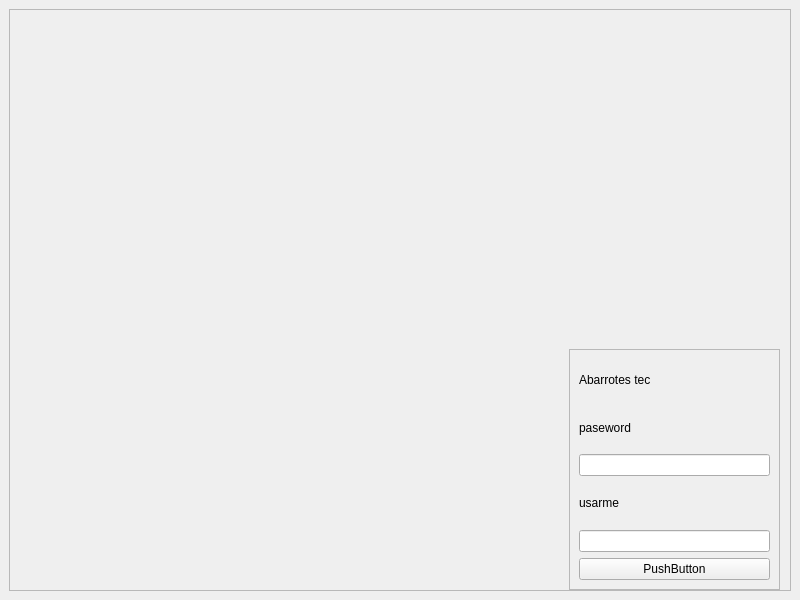
<?xml version="1.0" encoding="UTF-8"?>
<ui version="4.0">
 <class>MainWindow</class>
 <widget class="QMainWindow" name="MainWindow">
  <property name="geometry">
   <rect>
    <x>0</x>
    <y>0</y>
    <width>800</width>
    <height>600</height>
   </rect>
  </property>
  <property name="windowTitle">
   <string>MainWindow</string>
  </property>
  <widget class="QWidget" name="centralwidget">
   <layout class="QHBoxLayout" name="horizontalLayout">
    <item>
     <widget class="QFrame" name="frame">
      <property name="frameShape">
       <enum>QFrame::StyledPanel</enum>
      </property>
      <property name="frameShadow">
       <enum>QFrame::Raised</enum>
      </property>
      <widget class="QFrame" name="frame_2">
       <property name="geometry">
        <rect>
         <x>560</x>
         <y>340</y>
         <width>211</width>
         <height>241</height>
        </rect>
       </property>
       <property name="frameShape">
        <enum>QFrame::StyledPanel</enum>
       </property>
       <property name="frameShadow">
        <enum>QFrame::Raised</enum>
       </property>
       <layout class="QVBoxLayout" name="verticalLayout">
        <item>
         <widget class="QLabel" name="label">
          <property name="styleSheet">
           <string notr="true"/>
          </property>
          <property name="text">
           <string>Abarrotes tec</string>
          </property>
         </widget>
        </item>
        <item>
         <widget class="QLabel" name="label_3">
          <property name="text">
           <string>paseword</string>
          </property>
         </widget>
        </item>
        <item>
         <widget class="QLineEdit" name="lineEdit_2"/>
        </item>
        <item>
         <widget class="QLabel" name="label_2">
          <property name="text">
           <string>usarme</string>
          </property>
         </widget>
        </item>
        <item>
         <widget class="QLineEdit" name="lineEdit"/>
        </item>
        <item>
         <widget class="QPushButton" name="pushButton">
          <property name="text">
           <string>PushButton</string>
          </property>
         </widget>
        </item>
       </layout>
      </widget>
     </widget>
    </item>
   </layout>
  </widget>
 </widget>
 <resources/>
 <connections/>
</ui>
